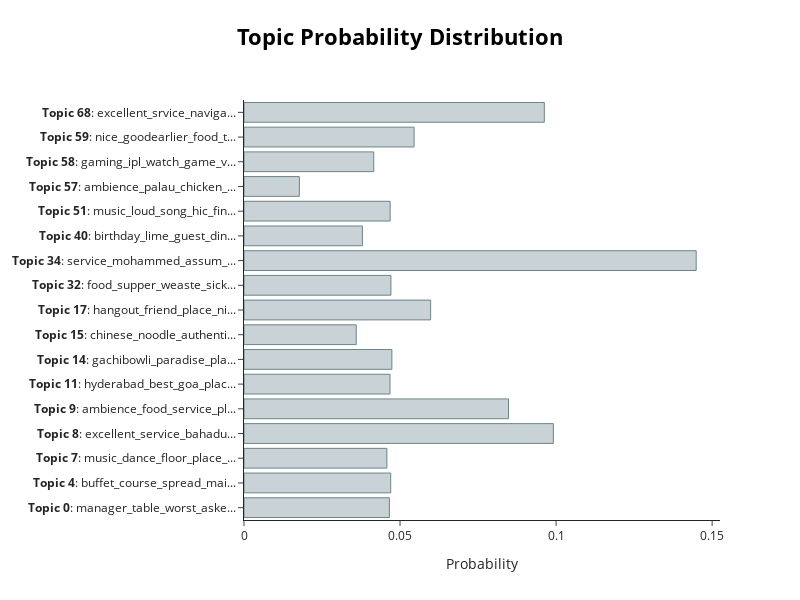

The cell this chart's notebook holds for it:
### Markdown cell above
Visualize topic distribution for Test Document:

### Code cell
topic_model.visualize_distribution(topic_distr[10])

### Figure 1 — Plotly figure (JSON) as saved in the notebook; plotly's stock layout.template omitted (floating-point values rounded to 4 significant figures)
{"data": [{"marker": {"color": "#C8D2D7", "line": {"color": "#6E8484", "width": 1}}, "orientation": "h", "type": "bar", "x": [0.04659, 0.04701, 0.04578, 0.09914, 0.08475, 0.04679, 0.04739, 0.03597, 0.0598, 0.04708, 0.1449, 0.03794, 0.04682, 0.01774, 0.04157, 0.0545, 0.09623], "y": ["<b>Topic 0</b>: manager_table_worst_aske...", "<b>Topic 4</b>: buffet_course_spread_mai...", "<b>Topic 7</b>: music_dance_floor_place_...", "<b>Topic 8</b>: excellent_service_bahadu...", "<b>Topic 9</b>: ambience_food_service_pl...", "<b>Topic 11</b>: hyderabad_best_goa_plac...", "<b>Topic 14</b>: gachibowli_paradise_pla...", "<b>Topic 15</b>: chinese_noodle_authenti...", "<b>Topic 17</b>: hangout_friend_place_ni...", "<b>Topic 32</b>: food_supper_weaste_sick...", "<b>Topic 34</b>: service_mohammed_assum_...", "<b>Topic 40</b>: birthday_lime_guest_din...", "<b>Topic 51</b>: music_loud_song_hic_fin...", "<b>Topic 57</b>: ambience_palau_chicken_...", "<b>Topic 58</b>: gaming_ipl_watch_game_v...", "<b>Topic 59</b>: nice_goodearlier_food_t...", "<b>Topic 68</b>: excellent_srvice_naviga..."]}], "layout": {"height": 600, "hoverlabel": {"bgcolor": "white", "font": {"family": "Rockwell", "size": 16}}, "title": {"font": {"color": "Black", "size": 22}, "text": "<b>Topic Probability Distribution</b>", "x": 0.5, "xanchor": "center", "y": 0.95, "yanchor": "top"}, "width": 800, "xaxis": {"title": {"text": "Probability"}}}}
